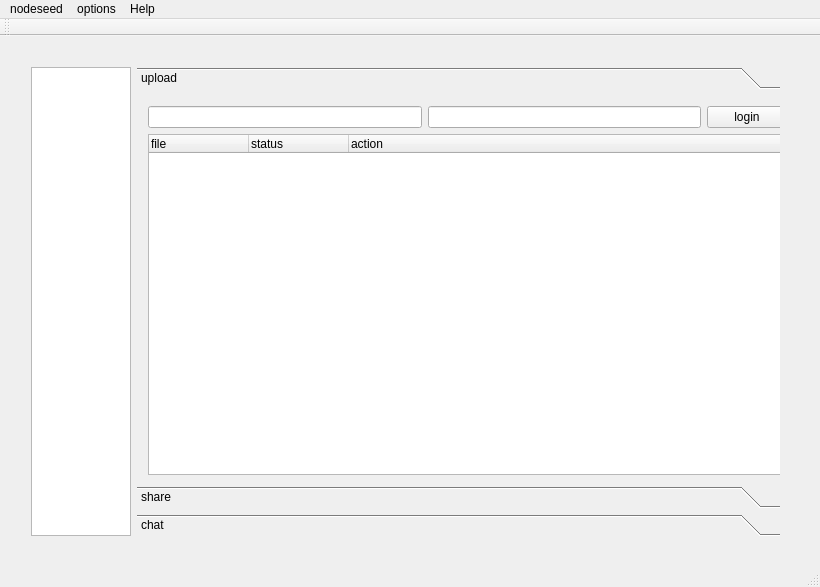
<?xml version="1.0" encoding="UTF-8"?>
<ui version="4.0">
 <class>MainWindow</class>
 <widget class="QMainWindow" name="MainWindow">
  <property name="geometry">
   <rect>
    <x>0</x>
    <y>0</y>
    <width>820</width>
    <height>587</height>
   </rect>
  </property>
  <property name="windowTitle">
   <string>MainWindow</string>
  </property>
  <widget class="QWidget" name="centralWidget">
   <widget class="QWidget" name="horizontalLayoutWidget">
    <property name="geometry">
     <rect>
      <x>20</x>
      <y>20</y>
      <width>771</width>
      <height>491</height>
     </rect>
    </property>
    <layout class="QHBoxLayout" name="horizontalLayout">
     <item>
      <widget class="QGraphicsView" name="graphicsView">
       <property name="sizePolicy">
        <sizepolicy hsizetype="Fixed" vsizetype="Expanding">
         <horstretch>0</horstretch>
         <verstretch>0</verstretch>
        </sizepolicy>
       </property>
       <property name="maximumSize">
        <size>
         <width>100</width>
         <height>16777215</height>
        </size>
       </property>
      </widget>
     </item>
     <item>
      <widget class="QToolBox" name="toolBox">
       <property name="currentIndex">
        <number>0</number>
       </property>
       <widget class="QWidget" name="page_upload">
        <property name="geometry">
         <rect>
          <x>0</x>
          <y>0</y>
          <width>663</width>
          <height>396</height>
         </rect>
        </property>
        <attribute name="label">
         <string>upload</string>
        </attribute>
        <widget class="QWidget" name="verticalLayoutWidget">
         <property name="geometry">
          <rect>
           <x>0</x>
           <y>0</y>
           <width>661</width>
           <height>391</height>
          </rect>
         </property>
         <layout class="QVBoxLayout" name="verticalLayout">
          <item>
           <layout class="QHBoxLayout" name="horizontalLayout_2">
            <item>
             <widget class="QLineEdit" name="lineEdit_user"/>
            </item>
            <item>
             <widget class="QLineEdit" name="lineEdit_password"/>
            </item>
            <item>
             <widget class="QPushButton" name="pushButton_upload">
              <property name="text">
               <string>login</string>
              </property>
             </widget>
            </item>
           </layout>
          </item>
          <item>
           <widget class="QTreeWidget" name="treeWidget_upload">
            <property name="columnCount">
             <number>3</number>
            </property>
            <column>
             <property name="text">
              <string>file</string>
             </property>
            </column>
            <column>
             <property name="text">
              <string>status</string>
             </property>
            </column>
            <column>
             <property name="text">
              <string>action</string>
             </property>
            </column>
           </widget>
          </item>
         </layout>
        </widget>
       </widget>
       <widget class="QWidget" name="page_share">
        <property name="geometry">
         <rect>
          <x>0</x>
          <y>0</y>
          <width>98</width>
          <height>28</height>
         </rect>
        </property>
        <attribute name="label">
         <string>share</string>
        </attribute>
        <widget class="QScrollArea" name="scrollArea">
         <property name="geometry">
          <rect>
           <x>0</x>
           <y>0</y>
           <width>491</width>
           <height>421</height>
          </rect>
         </property>
         <property name="widgetResizable">
          <bool>true</bool>
         </property>
         <widget class="QWidget" name="scrollAreaWidgetContents">
          <property name="geometry">
           <rect>
            <x>0</x>
            <y>0</y>
            <width>489</width>
            <height>419</height>
           </rect>
          </property>
          <widget class="QListView" name="listView">
           <property name="geometry">
            <rect>
             <x>10</x>
             <y>10</y>
             <width>471</width>
             <height>401</height>
            </rect>
           </property>
          </widget>
         </widget>
        </widget>
       </widget>
       <widget class="QWidget" name="page_chat">
        <property name="geometry">
         <rect>
          <x>0</x>
          <y>0</y>
          <width>98</width>
          <height>28</height>
         </rect>
        </property>
        <attribute name="label">
         <string>chat</string>
        </attribute>
       </widget>
      </widget>
     </item>
    </layout>
   </widget>
  </widget>
  <widget class="QMenuBar" name="menuBar">
   <property name="geometry">
    <rect>
     <x>0</x>
     <y>0</y>
     <width>820</width>
     <height>25</height>
    </rect>
   </property>
   <widget class="QMenu" name="menuNodeseed">
    <property name="title">
     <string>nodeseed</string>
    </property>
    <addaction name="actionNew_sphere"/>
    <addaction name="separator"/>
    <addaction name="actionExit"/>
   </widget>
   <widget class="QMenu" name="menuPreferences">
    <property name="title">
     <string>options</string>
    </property>
    <addaction name="actionPreferences"/>
   </widget>
   <widget class="QMenu" name="menuHelp">
    <property name="title">
     <string>Help</string>
    </property>
    <addaction name="actionAbout"/>
   </widget>
   <addaction name="menuNodeseed"/>
   <addaction name="menuPreferences"/>
   <addaction name="menuHelp"/>
  </widget>
  <widget class="QToolBar" name="mainToolBar">
   <attribute name="toolBarArea">
    <enum>TopToolBarArea</enum>
   </attribute>
   <attribute name="toolBarBreak">
    <bool>false</bool>
   </attribute>
  </widget>
  <widget class="QStatusBar" name="statusBar"/>
  <action name="actionNew_sphere">
   <property name="text">
    <string>new sphere</string>
   </property>
  </action>
  <action name="actionExit">
   <property name="text">
    <string>exit</string>
   </property>
  </action>
  <action name="actionPreferences">
   <property name="text">
    <string>preferences</string>
   </property>
  </action>
  <action name="actionAbout">
   <property name="text">
    <string>about</string>
   </property>
  </action>
 </widget>
 <layoutdefault spacing="6" margin="11"/>
 <resources/>
 <connections/>
</ui>
